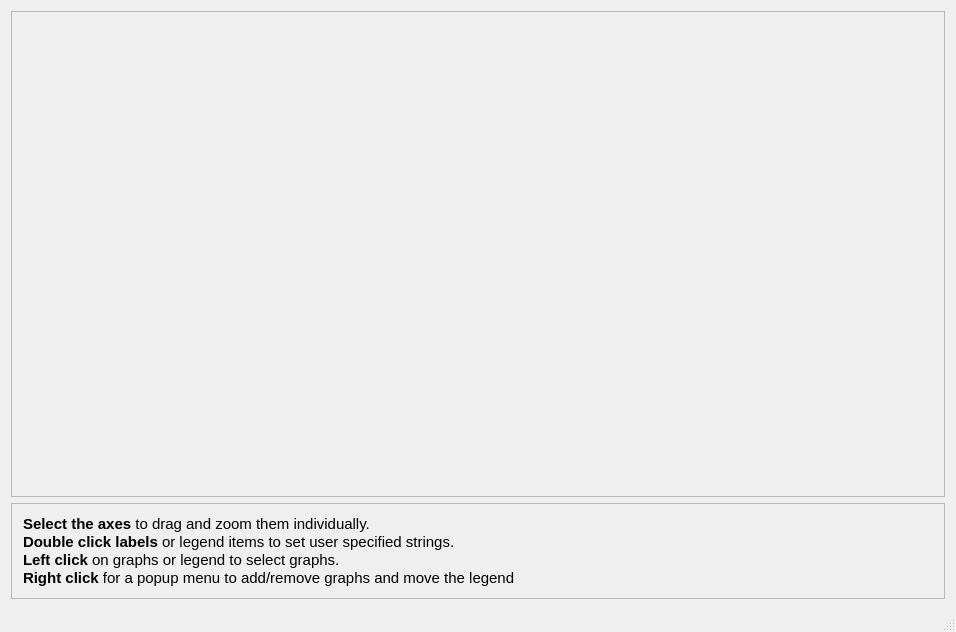
<?xml version="1.0" encoding="UTF-8"?>
<ui version="4.0">
 <class>MainWindow</class>
 <widget class="QMainWindow" name="MainWindow">
  <property name="geometry">
   <rect>
    <x>0</x>
    <y>0</y>
    <width>956</width>
    <height>632</height>
   </rect>
  </property>
  <property name="windowTitle">
   <string>QCustomPlot Interaction Example</string>
  </property>
  <widget class="QWidget" name="centralWidget">
   <layout class="QVBoxLayout" name="verticalLayout">
    <item>
     <widget class="QFrame" name="frame_2">
      <property name="frameShape">
       <enum>QFrame::StyledPanel</enum>
      </property>
      <property name="frameShadow">
       <enum>QFrame::Sunken</enum>
      </property>
      <property name="lineWidth">
       <number>1</number>
      </property>
      <property name="midLineWidth">
       <number>0</number>
      </property>
      <layout class="QVBoxLayout" name="verticalLayout_3">
       <property name="spacing">
        <number>0</number>
       </property>
       <property name="leftMargin">
        <number>0</number>
       </property>
       <property name="topMargin">
        <number>0</number>
       </property>
       <property name="rightMargin">
        <number>0</number>
       </property>
       <property name="bottomMargin">
        <number>0</number>
       </property>
       <item>
        <widget class="QCustomPlot" name="customPlot" native="true">
         <property name="sizePolicy">
          <sizepolicy hsizetype="Preferred" vsizetype="MinimumExpanding">
           <horstretch>0</horstretch>
           <verstretch>0</verstretch>
          </sizepolicy>
         </property>
        </widget>
       </item>
      </layout>
     </widget>
    </item>
    <item>
     <widget class="QFrame" name="frame">
      <property name="frameShape">
       <enum>QFrame::StyledPanel</enum>
      </property>
      <property name="frameShadow">
       <enum>QFrame::Raised</enum>
      </property>
      <layout class="QVBoxLayout" name="verticalLayout_2">
       <item>
        <widget class="QLabel" name="label">
         <property name="text">
          <string>&lt;!DOCTYPE HTML PUBLIC &quot;-//W3C//DTD HTML 4.0//EN&quot; &quot;http://www.w3.org/TR/REC-html40/strict.dtd&quot;&gt;
&lt;html&gt;&lt;head&gt;&lt;meta name=&quot;qrichtext&quot; content=&quot;1&quot; /&gt;&lt;style type=&quot;text/css&quot;&gt;
p, li { white-space: pre-wrap; }
&lt;/style&gt;&lt;/head&gt;&lt;body style=&quot; font-family:'Ubuntu'; font-size:11pt; font-weight:400; font-style:normal;&quot;&gt;
&lt;p style=&quot; margin-top:0px; margin-bottom:0px; margin-left:0px; margin-right:0px; -qt-block-indent:0; text-indent:0px;&quot;&gt;&lt;span style=&quot; font-weight:600;&quot;&gt;Select the axes&lt;/span&gt; to drag and zoom them individually.&lt;/p&gt;
&lt;p style=&quot; margin-top:0px; margin-bottom:0px; margin-left:0px; margin-right:0px; -qt-block-indent:0; text-indent:0px;&quot;&gt;&lt;span style=&quot; font-weight:600;&quot;&gt;Double click labels&lt;/span&gt; or legend items to set user specified strings.&lt;/p&gt;
&lt;p style=&quot; margin-top:0px; margin-bottom:0px; margin-left:0px; margin-right:0px; -qt-block-indent:0; text-indent:0px;&quot;&gt;&lt;span style=&quot; font-weight:600;&quot;&gt;Left click&lt;/span&gt; on graphs or legend to select graphs.&lt;/p&gt;
&lt;p style=&quot; margin-top:0px; margin-bottom:0px; margin-left:0px; margin-right:0px; -qt-block-indent:0; text-indent:0px;&quot;&gt;&lt;span style=&quot; font-weight:600;&quot;&gt;Right click&lt;/span&gt; for a popup menu to add/remove graphs and move the legend&lt;/p&gt;&lt;/body&gt;&lt;/html&gt;</string>
         </property>
        </widget>
       </item>
      </layout>
     </widget>
    </item>
   </layout>
  </widget>
  <widget class="QMenuBar" name="menuBar">
   <property name="geometry">
    <rect>
     <x>0</x>
     <y>0</y>
     <width>956</width>
     <height>26</height>
    </rect>
   </property>
  </widget>
  <widget class="QStatusBar" name="statusBar"/>
 </widget>
 <layoutdefault spacing="6" margin="11"/>
 <customwidgets>
  <customwidget>
   <class>QCustomPlot</class>
   <extends>QWidget</extends>
   <header>../../qcustomplot.h</header>
   <container>1</container>
  </customwidget>
 </customwidgets>
 <resources/>
 <connections/>
</ui>
